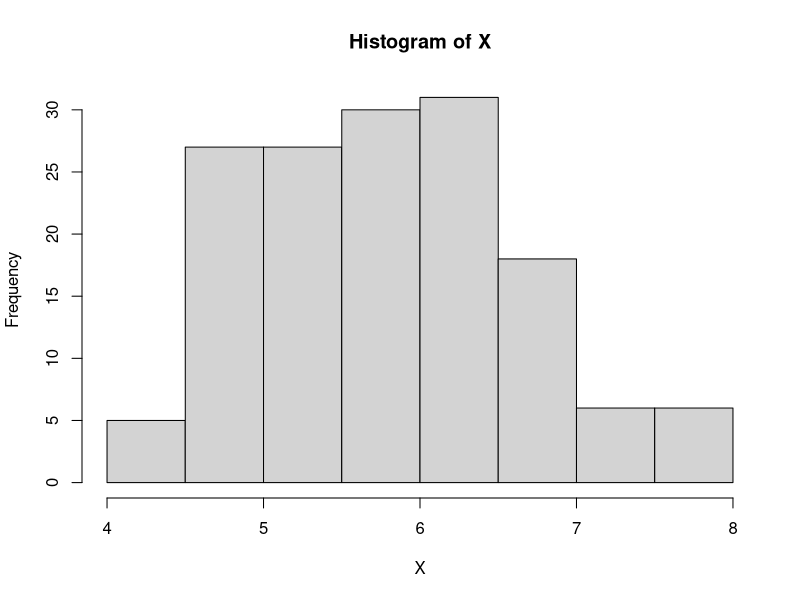
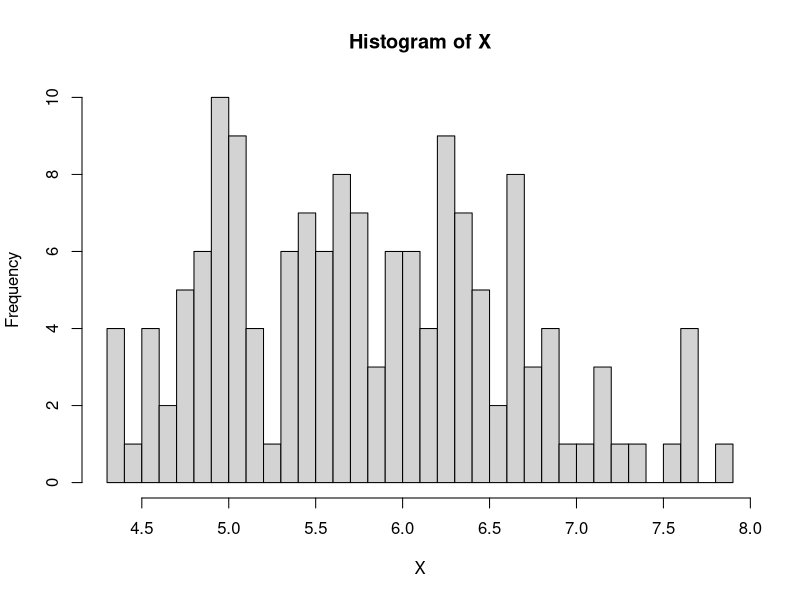
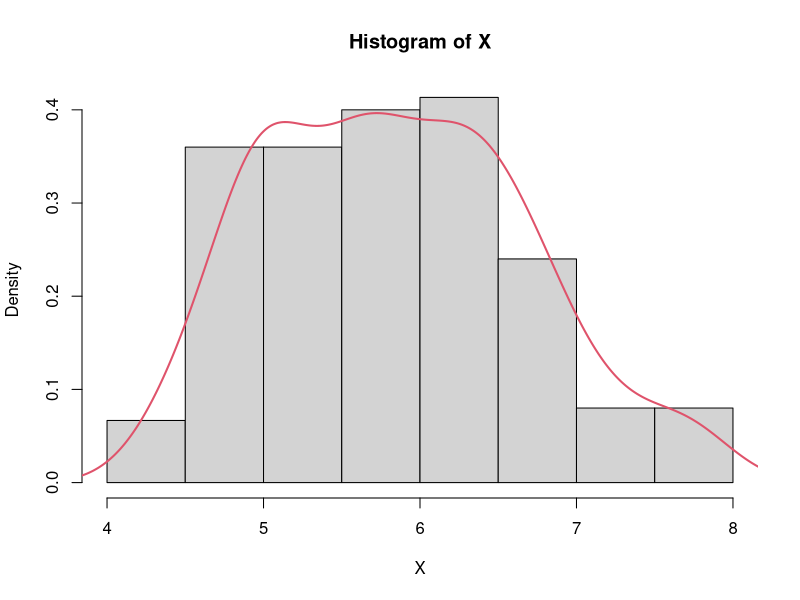
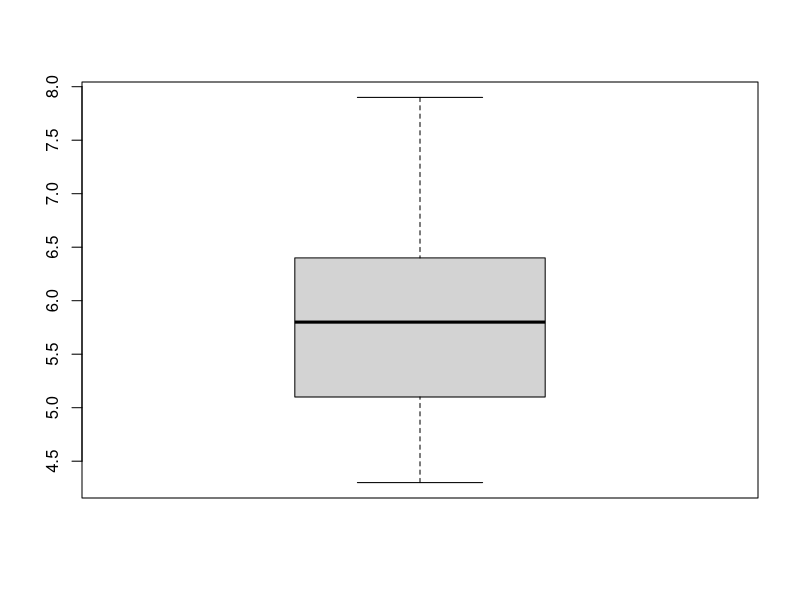
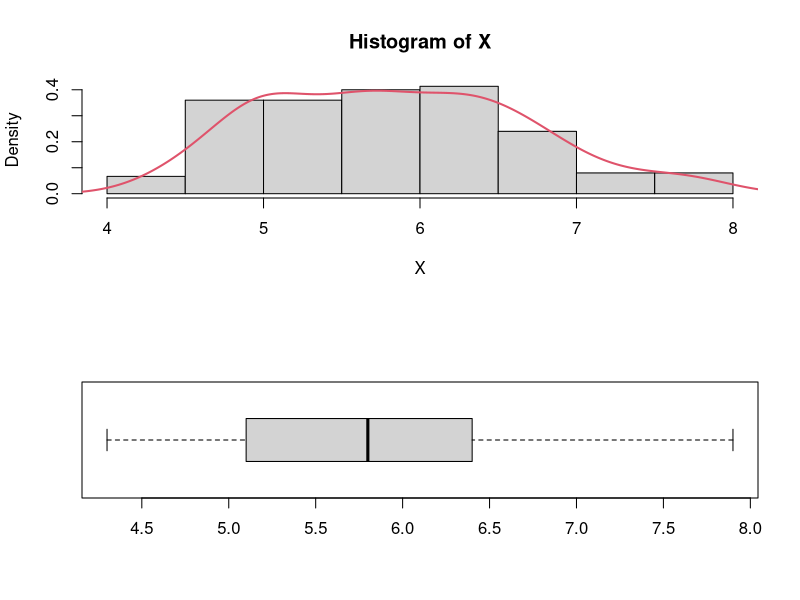
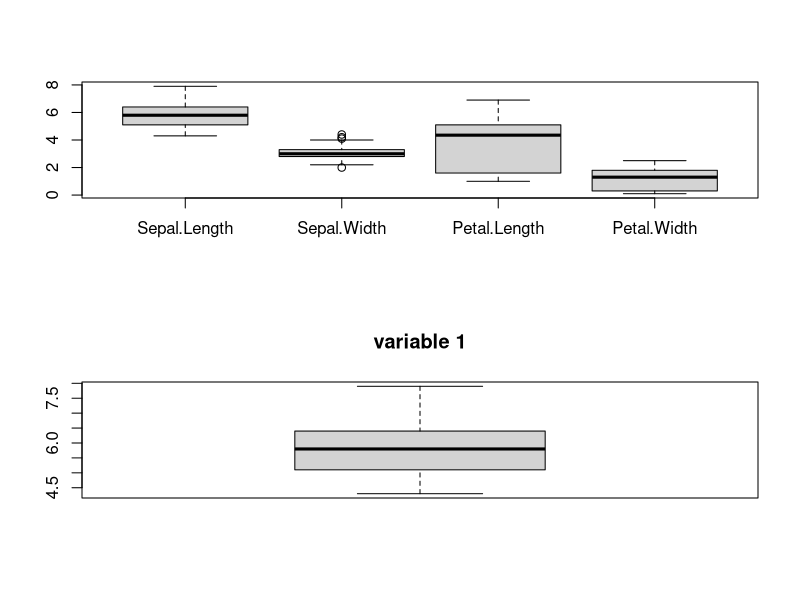
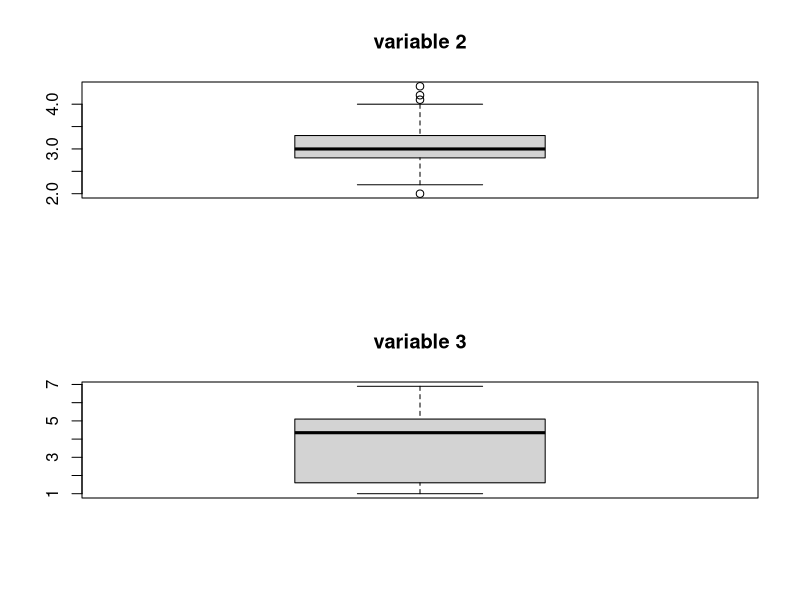
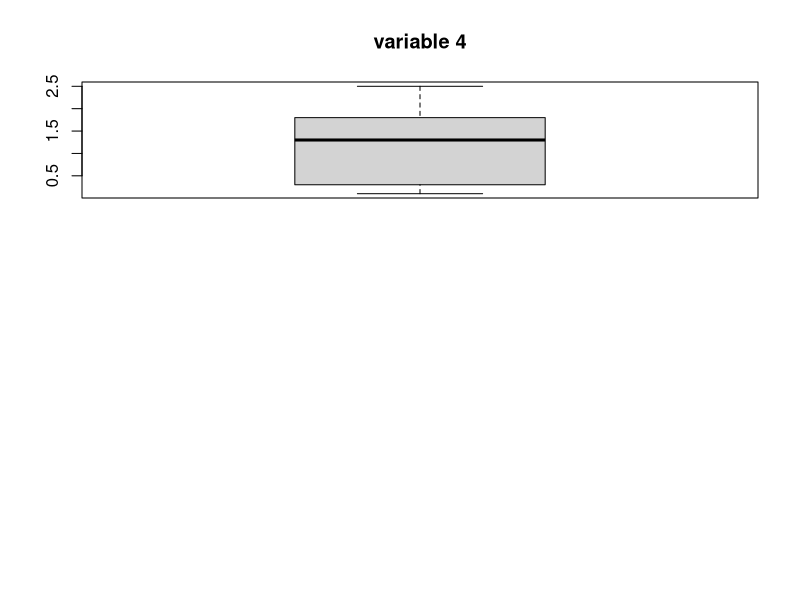

The R source for these figures, in order:
## ---- chunk 1
data(iris)
X = iris$Sepal.Length
## ---- chunk 2
hist(X, breaks=nclass.FD(X))
## ---- chunk 3
hist(X, breaks=40)
## ---- chunk 4
hist(X, freq=FALSE)
lines(density(X), col=2, lwd=2)
## ---- chunk 5
boxplot(X)
## ---- chunk 6
par(mfrow=c(2,1))
hist(X, freq=FALSE)
lines(density(X), col=2, lwd=2)
boxplot(X, horizontal=TRUE)
## ---- chunk 7
boxplot(iris[,-5])

## ---- chunk 8
par(mfrrow=c(2,2))
for (j in 1:4) boxplot(iris[,j], main=paste("variable", j))
## ---- chunk 9
plot(iris[,-5])
## ---- chunk 10
plot(iris[,-5], col=as.numeric(iris$Species))
## ---- chunk 11
plot(iris$Sepal.Length, iris$Petal.Length, col=as.numeric(iris$Species))
## ---- chunk 12
data(iris)
mu = colMeans(iris[, -5])
mu
# Cannot use mean function as it calculates mean of all values and returns scalar
## Multivariate numerical indicators

## ---- chunk 13
S = cov(iris[,-5])
S
C = cor(iris[,-5])
C
## ---- chunk 14
data(iris)
X = iris[,-5]
Y = as.numeric(iris$Species)

library(MASS)
system.time((f = lda(X,Y)))
## ---- chunk 15
f
## ---- chunk 16
xstar = c(6, 2.9, 5, 3)
ystar = predict(f, xstar)
ystar
## ---- chunk 17
f = lda(X,Y, cv=TRUE)
predict(f, xstar)
## ---- chunk 18
n = nrow(X)
learn = sample(1:n, 2/3*n)
f <- lda(X[learn,], Y[learn])
ystar = predict(f, X[-learn,])

# Compute the classification error
err = sum(Y[-learn] != ystar$class) / length(ystar$class)
err
## ---- chunk 19
n = nrow(X)
err = c()
for (i in 1:10){
  learn = sample(1:n, 2/3*n)
  f <- lda(X[learn,], Y[learn])
  ystar = predict(f, X[-learn,])
  
  # Compute the classification error
  
  err[i] = sum(Y[-learn] != ystar$class) / length(ystar$class)
}
boxplot(err)
